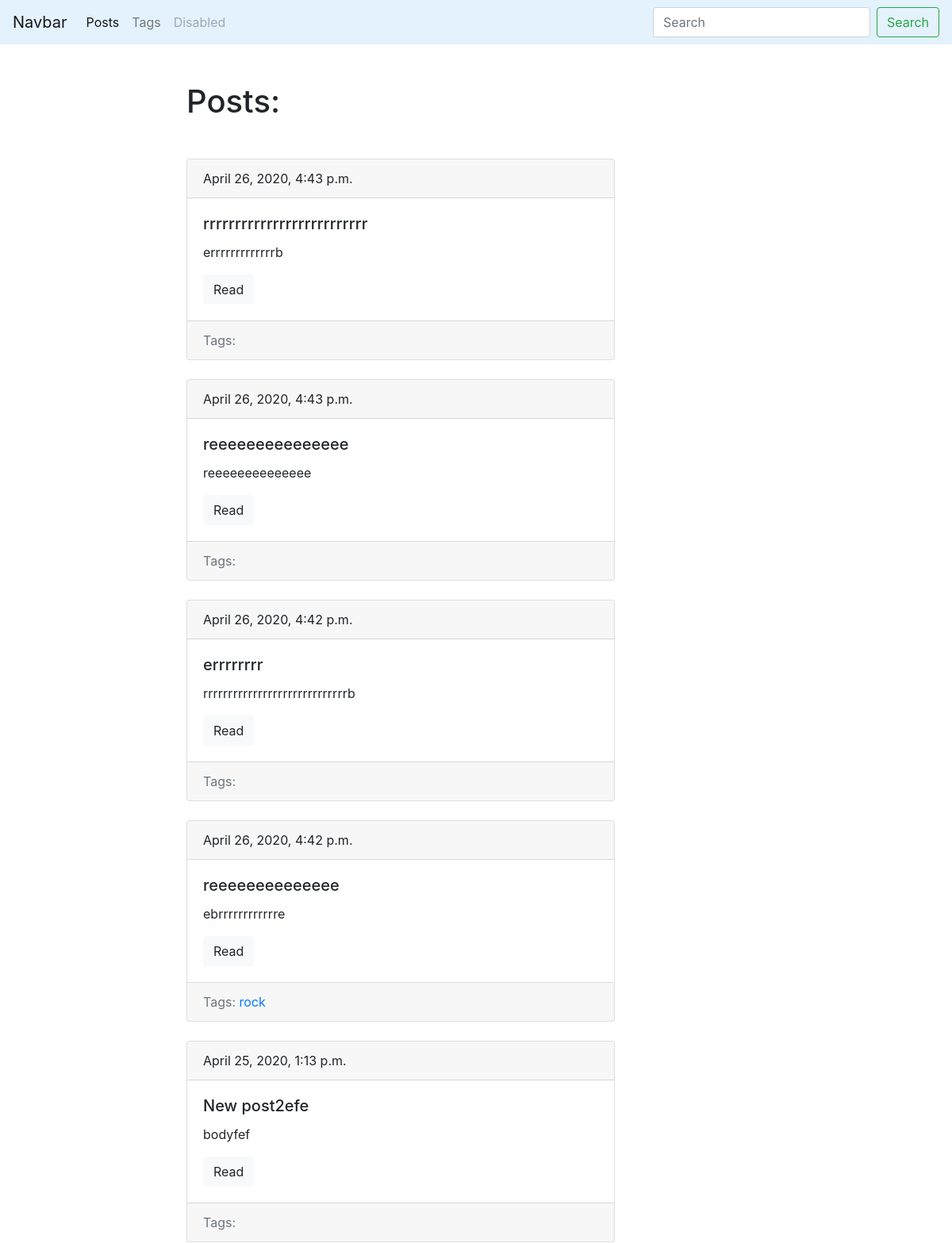
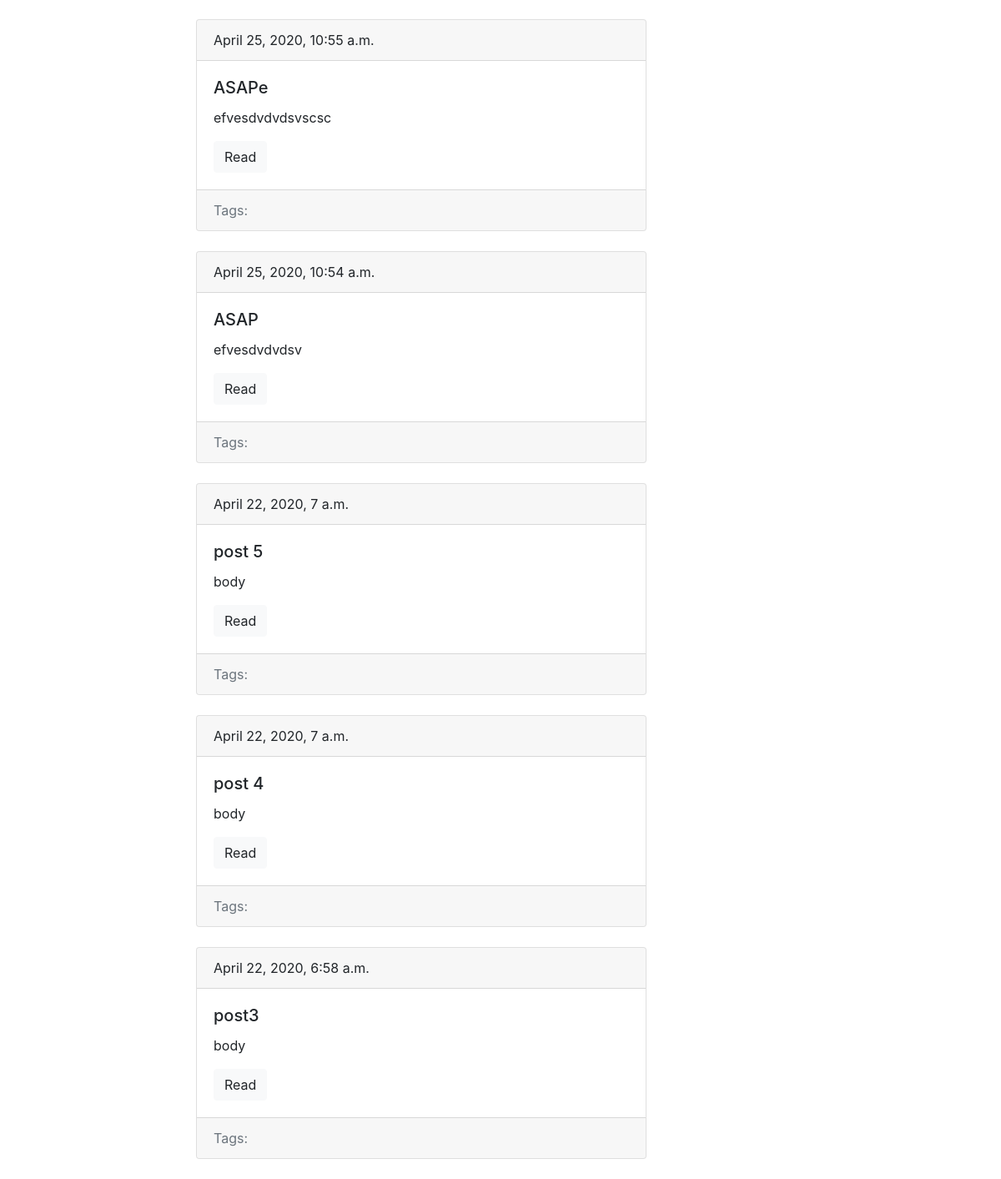
Screenshot of /blog/ with the database file from the repository (2 pictures, top to bottom).
### blog/models.py (models this page shows, shortened)
class Post(models.Model):
    title = models.CharField(max_length=150, db_index=True)
    slug = models.SlugField(max_length=150, blank=True, unique=True)
    body = models.TextField(blank=True, db_index=True)
    tags = models.ManyToManyField('Tag', blank=True, related_name='posts')
    date_pub = models.DateTimeField(auto_now=True)
    def get_absolute_url(self):
        return reverse('post_detail_url', kwargs={'slug': self.slug})
    class Meta:
        ordering = ['-date_pub']

class Tag(models.Model):
    title = models.CharField(max_length=50)
    slug = models.SlugField(max_length=50, unique=True)
    def get_absolute_url(self):
        return reverse('tag_detail_url', kwargs={'slug': self.slug})
    class Meta:
        ordering = ['title']

### blog/views.py (the view)
# urls.py: path('', posts_list, name='posts_list_url'),
def posts_list(request):
    search_query = request.GET.get('search', '')
    if search_query:
        posts = Post.objects.filter(Q(title__icontains=search_query) | Q(body__icontains=search_query))
    else:
        posts = Post.objects.all()
    paginator = Paginator(posts, 10)
    page_number = request.GET.get('page', 1)
    page = paginator.get_page(page_number)
    is_paginated = page.has_other_pages()
    if page.has_previous():
        prev_url = '?page={}'.format(page.previous_page_number())
    else:
        prev_url = ''
    if page.has_next():
        next_url = '?page={}'.format(page.next_page_number())
    else:
        next_url = ''
    context = {
        'page_object': page,
        'is_paginated': is_paginated,
        'next_url': next_url,
        'prev_url': prev_url
    }
    return render(request, 'blog/index.html', context=context)

### blog/templates/blog/index.html (shortened to what this page needs)
{% extends 'blog/base_blog.html' %}
{% block content %}
    <h1 class="mb-5">Posts:</h1>
    {% for post in page_object.object_list %}
        {% include 'blog/includes/post_card_template.html' %}
    {% endfor %}
{% endblock %}

### blog/templates/blog/includes/post_card_template.html
            <div class="card mb-4">
                <div class="card-header">
                    {{ post.date_pub }}
                </div>
                <div class="card-body">
                    <h5 class="card-title">{{ post.title }}</h5>
                    <p class="card-text">{{ post.body|truncatewords:15 }}</p>
                    <a href="{{ post.get_absolute_url }}" class="btn btn-light">Read</a>
                </div>
                 <div class="card-footer text-muted">
                    Tags:
                     {% for tag in post.tags.all %}
                     <a href="{{ tag.get_absolute_url }}">{{ tag.title }}</a>
                     {% endfor %}
                 </div>
            </div>

### rows the page displays
Post: date_pub "April 26, 2020, 4:43 p.m.", title "rrrrrrrrrrrrrrrrrrrrrrrrrr", body "errrrrrrrrrrrrb"
Post: date_pub "April 26, 2020, 4:43 p.m.", title "reeeeeeeeeeeeeee", body "reeeeeeeeeeeeee"
Post: date_pub "April 26, 2020, 4:42 p.m.", title "errrrrrrr", body "rrrrrrrrrrrrrrrrrrrrrrrrrrrrrb"
Post: date_pub "April 26, 2020, 4:42 p.m.", title "reeeeeeeeeeeeee", body "ebrrrrrrrrrrrre"
Tag: title "rock"
Post: date_pub "April 25, 2020, 1:13 p.m.", title "New post2efe", body "bodyfef"
Post: date_pub "April 25, 2020, 10:55 a.m.", title "ASAPe", body "efvesdvdvdsvscsc"
Post: date_pub "April 25, 2020, 10:54 a.m.", title "ASAP", body "efvesdvdvdsv"
Post: date_pub "April 22, 2020, 7 a.m.", title "post 5", body "body"
Post: date_pub "April 22, 2020, 7 a.m.", title "post 4", body "body"
Post: date_pub "April 22, 2020, 6:58 a.m.", title "post3", body "body"
